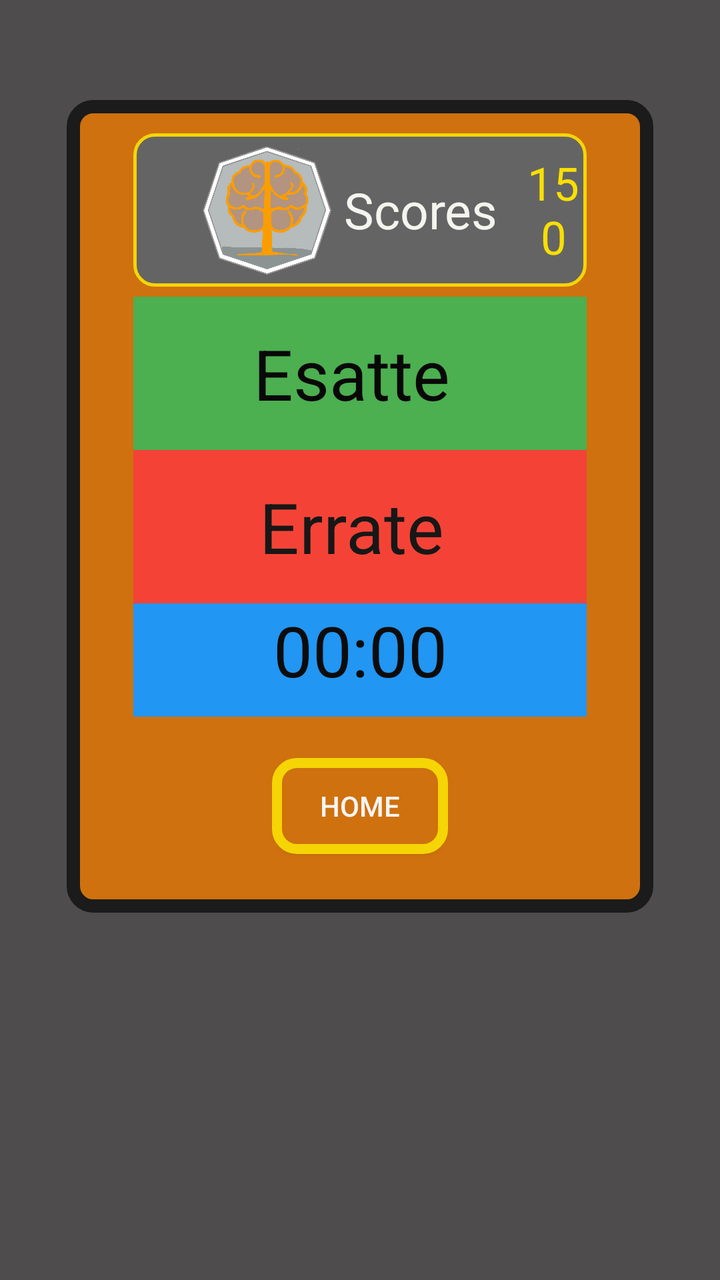
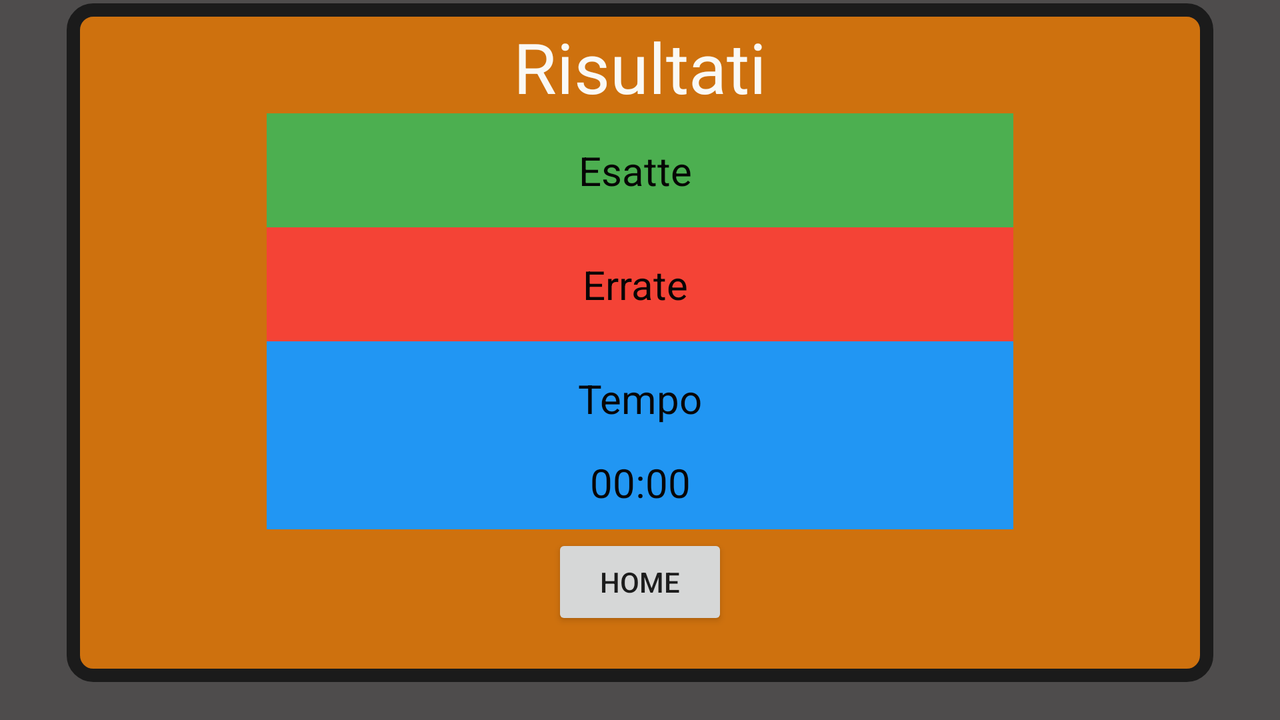

First picture: res/layout/ on a phone held upright. Second picture: the repository's own variant of that layout, on a device whose configuration matches the variant's folder. Source for both follows.
<!-- AndroidManifest.xml: application theme AppTheme -->
<!-- res/layout/risultati_activity.xml -->
<?xml version="1.0" encoding="utf-8"?>
<RelativeLayout xmlns:android="http://schemas.android.com/apk/res/android"
    android:layout_width="match_parent"
    android:layout_height="match_parent"
    android:background="#4E4C4C"


    >

    <RelativeLayout
        android:layout_width="wrap_content"
        android:layout_height="wrap_content"
        android:layout_marginLeft="@dimen/left_right"
        android:layout_marginTop="150px"
        android:layout_marginRight="@dimen/left_right"
        android:background="@drawable/quesiti">

        <LinearLayout
            android:paddingTop="5dp"
            android:paddingBottom="5dp"
            android:id="@+id/llscore"
            android:layout_width="match_parent"
            android:layout_height="wrap_content"
            android:layout_marginLeft="@dimen/left_right_inter"
            android:layout_marginTop="50px"
            android:layout_marginRight="@dimen/left_right_inter"
            android:background="@drawable/scores"
            android:orientation="horizontal">

            <ImageView
                android:layout_width="200px"
                android:layout_height="200px"
                android:layout_gravity="start"
                android:layout_marginLeft="@dimen/left_right_inter"
                android:src="@drawable/logo_senza_sfondo">
            </ImageView>

            <TextView
                android:layout_width="wrap_content"
                android:layout_height="match_parent"
                android:layout_marginLeft="5dp"
                android:gravity="center"
                android:text="Scores "
                android:textColor="#F5F5F0"
                android:textSize="25dp">

            </TextView>
            <TextView
                android:layout_width="wrap_content"
                android:layout_height="match_parent"
                android:layout_marginLeft="5dp"
                android:gravity="center"
                android:text="150"
                android:textColor="#F8DF03"
                android:textSize="23dp">

            </TextView>
        </LinearLayout>



        <LinearLayout
            android:id="@+id/corpoRisultatiCorretti"
            android:layout_width="match_parent"
            android:layout_height="wrap_content"
            android:layout_below="@+id/llscore"
            android:layout_marginTop="5dp"
            android:layout_marginLeft="@dimen/left_right_inter"
            android:layout_marginRight="@dimen/left_right_inter"
            android:background="#4CAF50"
            android:orientation="vertical">

            <TextView
                android:id="@+id/testoRisultatiCorretti"
                android:layout_width="match_parent"
                android:layout_height="wrap_content"
                android:layout_marginTop="15dp"
                android:layout_marginBottom="15dp"
                android:text="Esatte "
                android:textAlignment="center"
                android:textColor="#090808"
                android:textSize="35dp">

            </TextView>
        </LinearLayout>

        <LinearLayout
            android:id="@+id/corpoRisultatiErrati"
            android:layout_width="match_parent"
            android:layout_height="wrap_content"
            android:layout_below="@+id/corpoRisultatiCorretti"
            android:layout_marginLeft="@dimen/left_right_inter"
            android:layout_marginRight="@dimen/left_right_inter"
            android:background="#F44336"
            android:orientation="vertical">

            <TextView
                android:id="@+id/testoRisultatiErrati"
                android:layout_width="match_parent"
                android:layout_height="wrap_content"
                android:layout_marginTop="15dp"
                android:layout_marginBottom="15dp"
                android:text="Errate "
                android:textAlignment="center"
                android:textColor="#181717"
                android:textSize="35dp">

            </TextView>
        </LinearLayout>


        <LinearLayout
            android:id="@+id/corpoTempo"
            android:layout_width="match_parent"
            android:layout_height="wrap_content"
            android:layout_below="@+id/corpoRisultatiErrati"
            android:layout_marginLeft="@dimen/left_right_inter"
            android:layout_marginRight="@dimen/left_right_inter"
            android:background="#2196F3"
            android:orientation="vertical">

            <TextView
                android:id="@+id/textTempo"
                android:layout_width="match_parent"
                android:layout_height="wrap_content"
                android:layout_marginBottom="10dp"
                android:gravity="center"
                android:text="00:00"
                android:textColor="#0C0C0C"
                android:textSize="35dp">

            </TextView>
        </LinearLayout>

        <LinearLayout
            android:id="@+id/risposte"
            android:layout_width="match_parent"
            android:layout_height="wrap_content"
            android:layout_below="@+id/corpoTempo"
            android:layout_centerHorizontal="true"
            android:layout_marginLeft="15dp"
            android:layout_marginTop="15dp"
            android:layout_marginRight="15dp"
            android:layout_marginBottom="50px"
            android:background="#CE710E"
            android:gravity="center"
            android:orientation="horizontal"
            android:paddingBottom="30px"

            >

            <Button
                android:id="@+id/home"
                android:layout_width="wrap_content"
                android:layout_height="wrap_content"
                android:layout_marginTop="5dp"
                android:layout_marginBottom="10px"
                android:background="@drawable/categoria"
                android:onClick="onClickHome"
                android:text="home"
                android:textColor="#F7F4F4"></Button>

        </LinearLayout>
    </RelativeLayout>
</RelativeLayout>
<!-- resources referenced by this layout -->
<resources>
  <dimen name="left_right">100px</dimen>
  <dimen name="left_right_inter">100px</dimen>
  <!-- drawable categoria (drawable) -->
  <?xml version="1.0" encoding="utf-8"?>
  <selector xmlns:android="http://schemas.android.com/apk/res/android">
      <item android:state_pressed="false">
          <shape xmlns:android="http://schemas.android.com/apk/res/android" android:shape="rectangle">
  
              <solid android:color="#CE710E" />
              <stroke android:width="15px" android:color="#F5D505" />
              <corners
                  android:bottomLeftRadius="10dp"
                  android:bottomRightRadius="10dp"
                  android:topLeftRadius="10dp"
                  android:topRightRadius="10dp"
                  > </corners>
          </shape>
  
  
      </item>
  
      <item android:state_pressed="true">
      <shape xmlns:android="http://schemas.android.com/apk/res/android" android:shape="rectangle">
  
          <solid android:color="#F5D505" />
          <stroke android:width="15px" android:color="#F5D505" />
          <corners
              android:bottomLeftRadius="10dp"
              android:bottomRightRadius="10dp"
              android:topLeftRadius="10dp"
              android:topRightRadius="10dp"
              > </corners>
      </shape>
  
      </item>
  
  </selector>
  <!-- drawable logo_senza_sfondo: png bitmap (drawable-v24, 198053 bytes) -->
  <!-- drawable quesiti (drawable) -->
  <?xml version="1.0" encoding="utf-8"?>
  <selector xmlns:android="http://schemas.android.com/apk/res/android">
      <item>
          <shape xmlns:android="http://schemas.android.com/apk/res/android" android:shape="rectangle">
              <solid android:color="#CE710E" />
              <stroke android:width="20px" android:color="#1B1B1B" />
              <corners
                  android:bottomLeftRadius="10dp"
                  android:bottomRightRadius="10dp"
                  android:topLeftRadius="10dp"
                  android:topRightRadius="10dp"
                  > </corners>
          </shape>
      </item>
  </selector>
  <!-- drawable scores (drawable) -->
  <?xml version="1.0" encoding="utf-8"?>
  <selector xmlns:android="http://schemas.android.com/apk/res/android">
      <item android:state_pressed="false">
          <shape xmlns:android="http://schemas.android.com/apk/res/android" android:shape="rectangle">
  
              <solid android:color="#646464" />
              <stroke android:width="5px" android:color="#F5D505" />
              <corners
                  android:bottomLeftRadius="10dp"
                  android:bottomRightRadius="10dp"
                  android:topLeftRadius="10dp"
                  android:topRightRadius="10dp"
                  > </corners>
  
          </shape>
      </item>
  
  
  </selector>
  <style name="AppTheme" parent="Theme.AppCompat.Light.DarkActionBar">
          
          <item name="colorPrimary">@android:color/holo_orange_dark</item>
          <item name="colorPrimaryDark">@android:color/white</item>
          <item name="colorAccent">@android:color/black</item>
      </style>
</resources>
<!-- res/layout-land/risultati_activity.xml (the repository's variant of the layout above) -->
<!-- drawn on the phone turned sideways -->
<?xml version="1.0" encoding="utf-8"?>
<RelativeLayout xmlns:android="http://schemas.android.com/apk/res/android"
    android:layout_height="match_parent"
    android:layout_width="match_parent"
    android:background="#4E4C4C"


    >
    <RelativeLayout
        android:layout_marginTop="5px"
        android:layout_width="wrap_content"
        android:layout_height="wrap_content"
        android:background="@drawable/quesiti"
        android:layout_marginLeft="@dimen/left_right"
        android:layout_marginRight="@dimen/left_right"
        >

        <LinearLayout
            android:layout_marginTop="25px"
            android:layout_marginLeft="@dimen/left_right_inter_result"
            android:layout_marginRight="@dimen/left_right_inter_result"
            android:id="@+id/llrisultati"
            android:layout_width="match_parent"
            android:layout_height="wrap_content"
            android:background="#CE710E"
            android:orientation="horizontal"
            >
            <TextView
                android:id="@+id/categoriaDomanda"
                android:textAlignment="center"
                android:layout_width="match_parent"
                android:layout_height="wrap_content"
                android:text="Risultati"
                android:textColor="#FAF9F5"
                android:textSize="35dp">

            </TextView>
        </LinearLayout>

        <LinearLayout
            android:layout_below="@+id/llrisultati"
            android:layout_marginLeft="@dimen/left_right_inter_result"
            android:layout_marginRight="@dimen/left_right_inter_result"
            android:id="@+id/corpoRisultatiCorretti"
            android:layout_width="match_parent"
            android:layout_height="wrap_content"
            android:background="#4CAF50"
            android:orientation="vertical"
            >
            <TextView
                android:layout_marginTop="15dp"
                android:layout_marginBottom="15dp"
                android:id="@+id/testoRisultatiCorretti"
                android:textAlignment="center"
                android:layout_width="match_parent"
                android:layout_height="wrap_content"
                android:text="Esatte "
                android:textColor="#070606"
                android:textSize="20dp">

            </TextView>
        </LinearLayout>

        <LinearLayout
            android:layout_below="@+id/corpoRisultatiCorretti"
            android:layout_marginLeft="@dimen/left_right_inter_result"
            android:layout_marginRight="@dimen/left_right_inter_result"
            android:id="@+id/corpoRisultatiErrati"
            android:layout_width="match_parent"
            android:layout_height="wrap_content"
            android:background="#F44336"
            android:orientation="vertical"
            >

            <TextView
                android:layout_marginTop="15dp"
                android:layout_marginBottom="15dp"
                android:id="@+id/testoRisultatiErrati"
                android:textAlignment="center"
                android:layout_width="match_parent"
                android:layout_height="wrap_content"
                android:text="Errate "
                android:textColor="#070606"
                android:textSize="20dp">

            </TextView>
        </LinearLayout>

        <LinearLayout
            android:layout_below="@+id/corpoRisultatiErrati"
            android:layout_marginLeft="@dimen/left_right_inter_result"
            android:layout_marginRight="@dimen/left_right_inter_result"
            android:id="@+id/Tempo"
            android:layout_width="match_parent"
            android:layout_height="wrap_content"
            android:background="#2196F3"
            android:orientation="vertical"
            >

            <TextView
                android:gravity="center"
                android:layout_marginTop="15dp"
                android:layout_marginBottom="15dp"
                android:layout_width="match_parent"
                android:layout_height="wrap_content"
                android:text="Tempo"
                android:textColor="#070606"
                android:textSize="20dp">

            </TextView>
        </LinearLayout>

        <LinearLayout
            android:layout_below="@+id/Tempo"
            android:layout_marginLeft="@dimen/left_right_inter_result"
            android:layout_marginRight="@dimen/left_right_inter_result"
            android:id="@+id/corpoTempo"
            android:layout_width="match_parent"
            android:layout_height="wrap_content"
            android:background="#2196F3"
            android:orientation="vertical"
            >

            <TextView
                android:layout_marginBottom="10dp"
                android:layout_width="match_parent"
                android:layout_height="wrap_content"
                android:text="00:00"
                android:textColor="#070606"
                android:textSize="20dp"
                android:id="@+id/textTempo"
                android:gravity="center">

            </TextView>
        </LinearLayout>
        <LinearLayout
            android:layout_below="@+id/corpoTempo"
            android:layout_marginLeft="15dp"
            android:layout_marginRight="15dp"
            android:id="@+id/risposte"
            android:layout_width="match_parent"
            android:layout_height="wrap_content"
            android:paddingBottom="30px"
            android:background="#CE710E"
            android:orientation="horizontal"
            android:layout_centerHorizontal="true"
            android:gravity="center"
            android:layout_marginBottom="50px"

            >
            <Button
                android:id="@+id/home"
                android:layout_marginTop="5px"
                android:layout_width="wrap_content"
                android:layout_height="wrap_content"
                android:text="home"
                android:onClick="onClickHome"
                >
            </Button>

        </LinearLayout>
    </RelativeLayout>
</RelativeLayout>
<!-- resources referenced by the variant -->
<!-- as the phone turned sideways resolves them -->
<resources>
  <dimen name="left_right">100px</dimen>
  <dimen name="left_right_inter_result">300px</dimen>
  <!-- drawable quesiti (drawable) -->
  <?xml version="1.0" encoding="utf-8"?>
  <selector xmlns:android="http://schemas.android.com/apk/res/android">
      <item>
          <shape xmlns:android="http://schemas.android.com/apk/res/android" android:shape="rectangle">
              <solid android:color="#CE710E" />
              <stroke android:width="20px" android:color="#1B1B1B" />
              <corners
                  android:bottomLeftRadius="10dp"
                  android:bottomRightRadius="10dp"
                  android:topLeftRadius="10dp"
                  android:topRightRadius="10dp"
                  > </corners>
          </shape>
      </item>
  </selector>
  <style name="AppTheme" parent="Theme.AppCompat.Light.DarkActionBar">
          
          <item name="colorPrimary">@android:color/holo_orange_dark</item>
          <item name="colorPrimaryDark">@android:color/white</item>
          <item name="colorAccent">@android:color/black</item>
      </style>
</resources>
